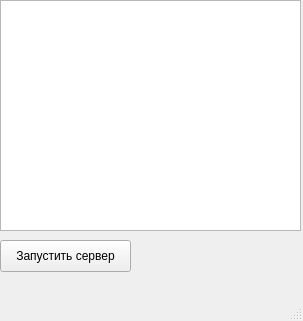
<?xml version="1.0" encoding="UTF-8"?>
<ui version="4.0">
 <class>ServerWindow</class>
 <widget class="QMainWindow" name="ServerWindow">
  <property name="geometry">
   <rect>
    <x>0</x>
    <y>0</y>
    <width>303</width>
    <height>321</height>
   </rect>
  </property>
  <property name="windowTitle">
   <string>ServerWindow</string>
  </property>
  <widget class="QWidget" name="centralwidget">
   <widget class="QTextEdit" name="log">
    <property name="geometry">
     <rect>
      <x>0</x>
      <y>0</y>
      <width>301</width>
      <height>231</height>
     </rect>
    </property>
    <property name="readOnly">
     <bool>true</bool>
    </property>
   </widget>
   <widget class="QPushButton" name="startButton">
    <property name="geometry">
     <rect>
      <x>0</x>
      <y>240</y>
      <width>131</width>
      <height>32</height>
     </rect>
    </property>
    <property name="text">
     <string>Запустить сервер</string>
    </property>
   </widget>
  </widget>
  <widget class="QMenuBar" name="menubar">
   <property name="geometry">
    <rect>
     <x>0</x>
     <y>0</y>
     <width>303</width>
     <height>22</height>
    </rect>
   </property>
  </widget>
  <widget class="QStatusBar" name="statusbar"/>
 </widget>
 <resources/>
 <connections/>
</ui>
